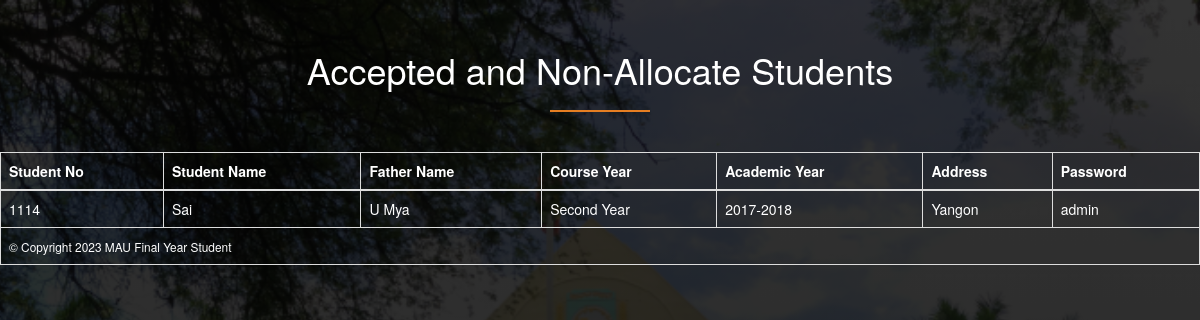
Before: /admin/nonallostud.php with the older database file.
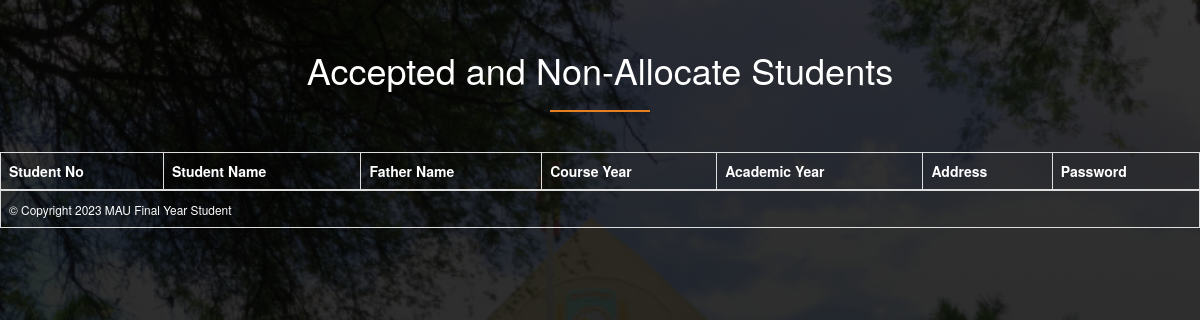
After: the same page with the newer database file.
### tables this page shows
CREATE TABLE `student` (
  `studno` varchar(45) NOT NULL,
  `name` varchar(45) NOT NULL,
  `fathername` varchar(45) DEFAULT NULL,
  `courseyr` varchar(45) DEFAULT NULL,
  `academicyr` varchar(45) DEFAULT NULL,
  `address` varchar(45) DEFAULT NULL,
  `phno` varchar(45) DEFAULT NULL,
  `email` varchar(45) DEFAULT NULL,
  `balance` varchar(45) DEFAULT NULL,
  `stay` varchar(10) NOT NULL,
  `password` varchar(30) NOT NULL,
  `proposted` varchar(10) DEFAULT NULL,
  `allocate` varchar(10) NOT NULL
);

### admin/nonallostud.php (the view, shortened to what this page needs)
<!DOCTYPE html>
<html>
<head>
	 <link rel="stylesheet" type="text/css" href="../stylecss/nonallostud.css">
	<link rel="stylesheet" type="text/css" href="../bootstrap-3.3.7-dist/css/bootstrap-theme.min.css">
    <link rel="stylesheet" type="text/css" href="../bootstrap-3.3.7-dist/css/bootstrap.min.css">
    <link rel="stylesheet" type="text/css" href="../font-awesome-4.7.0/css/font-awesome.min.css">
</head>
<body>
    <h1 class="text-center">Accepted and Non-Allocate Students </h1>
     <div class="table-responsive">
         <table border="1" class="table table-bordered table-hover ">
          <thead>
             <tr>
                 <th>Student No</th>
                 <th>Student Name</th>
                 <th>Father Name</th>
                 <th>Course Year</th>
                 <th>Academic Year</th>
                 <th>Address</th>
                 <th>Password</th>
               </tr>
          </thead>
           <tbody>
              <?php
              include("confs/config.php");
              $results = mysqli_query($conn, "SELECT * FROM student  WHERE student.allocate ='0' ");
              while ($row = mysqli_fetch_array($results)) {?>
                <tr class="tablerow">
                 <td><?php echo $row['studno']?></td>
                 <td><?php echo $row['name']?></td>
                 <td><?php echo $row['fathername']?></td>
                 <td><?php echo $row['courseyr']?></td>
                 <td><?php echo $row['academicyr']?></td>
                 <td><?php echo $row['address']?></td>
                <td><?php echo $row['password']?></td>
               </tr>
               <?php
              }
              ?>
           </tbody>
           <tfoot>
               <td colspan="8"><small>&copy;  Copyright 2023 MAU Final Year Student</small></td>
           </tfoot>
         </table>
         </div>
</body>
</html>

Changed rows visible on the page:
removed student: studno "1114", name "Sai", fathername "U Mya", courseyr "Second Year", academicyr "2017-2018", address "Yangon", password "admin"
